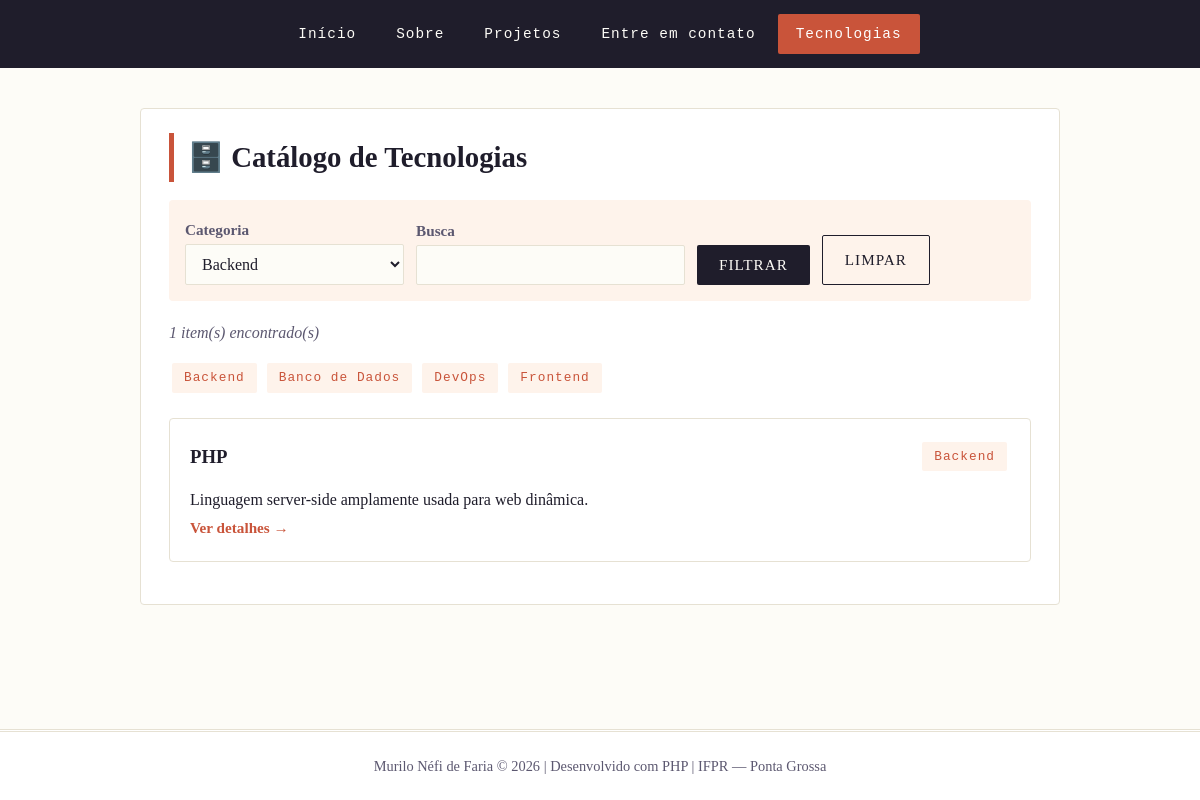
Page /03_pdo/index.php?categoria=Backend on the committed database.
### tables this page shows
CREATE TABLE IF NOT EXISTS tecnologias (
    id INT AUTO_INCREMENT PRIMARY KEY,
    nome VARCHAR(100) NOT NULL,
    categoria VARCHAR(100) NOT NULL,
    descricao TEXT NOT NULL,
    ano_criacao INT NOT NULL,
    criado_em TIMESTAMP DEFAULT CURRENT_TIMESTAMP
);

### 03_pdo/index.php (the view, shortened to what this page needs)
<?php
require_once 'includes/conexao.php';
$categoria = trim($_GET['categoria'] ?? '');
$busca = trim($_GET['busca'] ?? '');
$stmtCategorias = $pdo->query('SELECT DISTINCT categoria FROM tecnologias ORDER BY categoria ASC');
$categorias = $stmtCategorias->fetchAll();
if ($categoria !== '' && $busca !== '') {
    $stmt = $pdo->prepare(
        'SELECT * FROM tecnologias
         WHERE categoria = :cat
           AND (nome LIKE :termo OR descricao LIKE :termo)
         ORDER BY nome ASC'
    );
    $stmt->execute([
        'cat' => $categoria,
        'termo' => '%' . $busca . '%',
    ]);
} elseif ($categoria !== '') {
    $stmt = $pdo->prepare('SELECT * FROM tecnologias WHERE categoria = :cat ORDER BY nome ASC');
    $stmt->execute(['cat' => $categoria]);
} else {
    $stmt = $pdo->query('SELECT * FROM tecnologias ORDER BY nome ASC');
}
$tecnologias = $stmt->fetchAll();
?>
<!DOCTYPE html>
<html lang="pt-BR">
<head>
</head>
<body>
    <div class="container">
        <h1 class="titulo-secao">🗄️ Catálogo de Tecnologias</h1>
        <form class="filtros" action="index.php" method="get">
            <div>
                <label for="categoria">Categoria</label>
                <select id="categoria" name="categoria">
                    <?php foreach ($categorias as $item): ?>
                        <option value="<?php echo htmlspecialchars($item['categoria']); ?>"
                            <?php echo $categoria === $item['categoria'] ? 'selected' : ''; ?>>
                            <?php echo htmlspecialchars($item['categoria']); ?>
                        </option>
                    <?php endforeach; ?>
                </select>
            </div>
            <div>
                <label for="busca">Busca</label>
                <input type="text" id="busca" name="busca" value="<?php echo htmlspecialchars($busca); ?>">
            </div>
            <button type="submit" class="btn">Filtrar</button>
            <a href="index.php" class="btn btn-secundario">Limpar</a>
        </form>
        <p class="contador"><?php echo count($tecnologias); ?> item(s) encontrado(s)</p>
        <div class="categorias-topo">
            <?php foreach ($categorias as $item): ?>
                <a class="tag-categoria" href="?categoria=<?php echo urlencode($item['categoria']); ?>">
                    <?php echo htmlspecialchars($item['categoria']); ?>
                </a>
            <?php endforeach; ?>
        </div>
        <?php foreach ($tecnologias as $tec): ?>
            <div class="card">
                <div class="card-topo">
                    <h3><?php echo htmlspecialchars($tec['nome']); ?></h3>
                    <span class="tag-categoria"><?php echo htmlspecialchars($tec['categoria']); ?></span>
                </div>
                <p><?php echo htmlspecialchars($tec['descricao']); ?></p>
                <a class="link-detalhe" href="detalhe.php?id=<?php echo $tec['id']; ?><?php echo $categoria !== '' ? '&categoria=' . urlencode($categoria) : ''; ?><?php echo $busca !== '' ? '&busca=' . urlencode($busca) : ''; ?>">
                    Ver detalhes →
                </a>
            </div>
        <?php endforeach; ?>
    </div>
</body>
</html>

### includes/style.css (style rules this page uses)
:root { --cor-fundo: #fdfcf7; --cor-texto: #1f1d2b; --cor-suave: #5c5870; --cor-destaque: #c9543a; --cor-borda: #e6e1d3; --cor-card: #ffffff; --cor-sucesso: #2e7d52; --cor-erro: #b3331e; --cor-aviso-fundo: #fef3eb; --cor-sucesso-fundo: #ecf5f0; --cor-erro-fundo: #fbecea; }
* { margin: 0; padding: 0; box-sizing: border-box; }
body { font-family: 'Georgia', 'Times New Roman', serif; background: var(--cor-fundo); color: var(--cor-texto); line-height: 1.7; min-height: 100vh; display: flex; flex-direction: column; }
.container { max-width: 920px; width: 100%; margin: 40px auto; padding: 24px 28px; background: var(--cor-card); border: 1px solid var(--cor-borda); border-radius: 4px; }
.titulo-secao { font-size: 1.8em; margin-bottom: 18px; color: var(--cor-texto); border-left: 5px solid var(--cor-destaque); padding-left: 14px; }
.formulario label, form label { font-weight: bold; color: var(--cor-suave); font-size: 0.95em; }
.formulario input, .formulario select, .formulario textarea, form input, form select, form textarea { width: 100%; padding: 10px 12px; border: 1px solid var(--cor-borda); border-radius: 2px; font-size: 1em; font-family: inherit; background: var(--cor-fundo); color: var(--cor-texto); }
.btn, button[type="submit"], form button { display: inline-block; padding: 11px 22px; background: var(--cor-texto); color: var(--cor-fundo); border: none; border-radius: 2px; text-decoration: none; font-size: 0.95em; font-family: inherit; letter-spacing: 1px; text-transform: uppercase; cursor: pointer; transition: background 0.18s; }
.btn-secundario { background: transparent; color: var(--cor-texto); border: 1px solid var(--cor-texto); }
.card { background: var(--cor-card); border: 1px solid var(--cor-borda); padding: 20px; border-radius: 4px; margin-bottom: 18px; }
.card-topo { display: flex; justify-content: space-between; align-items: center; margin-bottom: 12px; }
.tag-categoria { display: inline-block; padding: 4px 12px; background: var(--cor-aviso-fundo); color: var(--cor-destaque); border-radius: 2px; font-size: 0.8em; text-decoration: none; margin: 3px; font-family: 'Courier New', monospace; letter-spacing: 1px; }
.link-detalhe { color: var(--cor-destaque); text-decoration: none; font-weight: bold; font-size: 0.95em; }
.filtros { display: flex; flex-wrap: wrap; gap: 12px; align-items: end; margin-bottom: 18px; padding: 16px; background: var(--cor-aviso-fundo); border-radius: 4px; }
.categorias-topo { margin: 14px 0 22px; }
.contador { color: var(--cor-suave); font-style: italic; margin-bottom: 14px; }

### rows in the picture
tecnologias: nome "PHP", categoria "Backend", descricao "Linguagem server-side amplamente usada para web dinâmica."

### other values in the picture
count($tecnologias) "1"
$item['categoria'] "Backend"
$item['categoria'] "Banco de Dados"
$item['categoria'] "DevOps"
$item['categoria'] "Frontend"
$autor "Murilo Néfi de Faria"
form field categoria "Backend"
